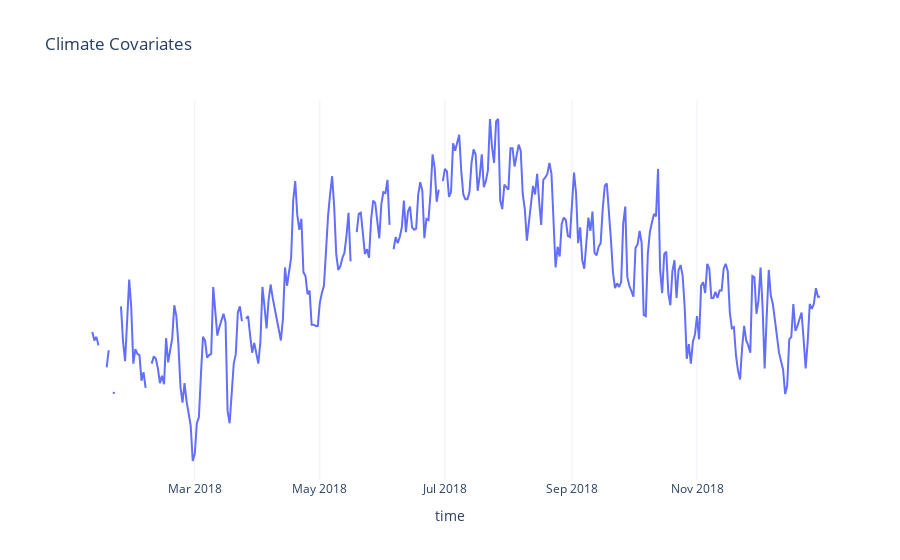

Source (notebook cell):
### Code cell
fig = px.line(
                data,
                x='time',
                y='value',
                color='variable',
                template='plotly_white',
                title='Climate Covariates'
                )
fig.update_layout({
                'plot_bgcolor': 'rgba(0, 0, 0, 0)',
                'paper_bgcolor': 'rgba(0, 0, 0, 0)',
                })

fig.update_layout(
                # title='Geo Spatial Occcurence Instances for <>',
                autosize=True,
                hovermode='closest',
                # margin={"r":0,"t":0,"l":0,"b":0},
                template="plotly_white",
                showlegend=False)

            # hide and lock down axes
fig.update_xaxes(visible=True, fixedrange=True)
fig.update_yaxes(visible=False, fixedrange=True)

            # remove facet/subplot labels
fig.update_layout(annotations=[], overwrite=True)

fig

### Figure 1 — Plotly figure (JSON) as saved in the notebook; plotly's stock layout.template omitted (floating-point values rounded to 4 significant figures; data arrays with more than 128 entries replaced by an {"elided": "..."} marker saying what was removed)
{"data": [{"hovertemplate": "variable=tavg<br>time=%{x}<br>value=%{y}<extra></extra>", "legendgroup": "tavg", "line": {"color": "#636efa", "dash": "solid"}, "marker": {"symbol": "circle"}, "mode": "lines", "name": "tavg", "orientation": "v", "showlegend": true, "type": "scatter", "x": {"elided": "362 str values"}, "xaxis": "x", "y": {"elided": "362 float values"}, "yaxis": "y"}], "layout": {"autosize": true, "hovermode": "closest", "legend": {"title": {"text": "variable"}, "tracegroupgap": 0}, "paper_bgcolor": "rgba(0, 0, 0, 0)", "plot_bgcolor": "rgba(0, 0, 0, 0)", "showlegend": false, "title": {"text": "Climate Covariates"}, "xaxis": {"anchor": "y", "domain": [0, 1], "fixedrange": true, "title": {"text": "time"}, "visible": true}, "yaxis": {"anchor": "x", "domain": [0, 1], "fixedrange": true, "title": {"text": "value"}, "visible": false}}}
